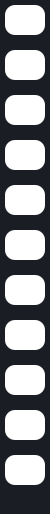
        <widget class="QFrame" name="frame_lateral">
         <property name="minimumSize">
          <size>
           <width>50</width>
           <height>0</height>
          </size>
         </property>
         <property name="maximumSize">
          <size>
           <width>0</width>
           <height>16777215</height>
          </size>
         </property>
         <property name="font">
          <font>
           <weight>75</weight>
           <bold>true</bold>
          </font>
         </property>
         <property name="styleSheet">
          <string notr="true">
background-color: #1a1e24;</string>
         </property>
         <property name="frameShape">
          <enum>QFrame::NoFrame</enum>
         </property>
         <property name="frameShadow">
          <enum>QFrame::Raised</enum>
         </property>
         <layout class="QVBoxLayout" name="verticalLayout_13">
          <property name="spacing">
           <number>15</number>
          </property>
          <property name="leftMargin">
           <number>5</number>
          </property>
          <property name="topMargin">
           <number>5</number>
          </property>
          <property name="rightMargin">
           <number>5</number>
          </property>
          <property name="bottomMargin">
           <number>0</number>
          </property>
          <item>
           <widget class="QPushButton" name="Bt_Inicio">
            <property name="minimumSize">
             <size>
              <width>0</width>
              <height>30</height>
             </size>
            </property>
            <property name="toolTip">
             <string>Tela Inicio</string>
            </property>
            <property name="styleSheet">
             <string notr="true">QPushButton{
border-radius:10px;
background-color: rgb(255, 255, 255);
font: 8pt &quot;MS Shell Dlg 2&quot;;
font-size:12px;
}
QPushButton:hover{
background-color: rgb(157, 157, 157);
}</string>
            </property>
            <property name="text">
             <string/>
            </property>
            <property name="icon">
             <iconset>
              <normaloff>img/inicio.png</normaloff>img/inicio.png</iconset>
            </property>
            <property name="iconSize">
             <size>
              <width>25</width>
              <height>25</height>
             </size>
            </property>
            <property name="shortcut">
             <string/>
            </property>
            <property name="checkable">
             <bool>false</bool>
            </property>
            <property name="autoRepeat">
             <bool>false</bool>
            </property>
            <property name="autoExclusive">
             <bool>false</bool>
            </property>
            <property name="autoDefault">
             <bool>false</bool>
            </property>
            <property name="default">
             <bool>false</bool>
            </property>
            <property name="flat">
             <bool>false</bool>
            </property>
           </widget>
          </item>
          <item>
           <widget class="QPushButton" name="Bt_Vendas">
            <property name="minimumSize">
             <size>
              <width>0</width>
              <height>30</height>
             </size>
            </property>
            <property name="toolTip">
             <string>Tela de vendas</string>
            </property>
            <property name="styleSheet">
             <string notr="true">QPushButton{
background-color: rgb(255, 255, 255);;
font: 8pt &quot;MS Shell Dlg 2&quot;;
font-size:12px;
border-radius:10px;
}
QPushButton:hover{
background-color: rgb(157, 157, 157);
}</string>
            </property>
            <property name="text">
             <string/>
            </property>
            <property name="icon">
             <iconset>
              <normaloff>img/caixa.png</normaloff>img/caixa.png</iconset>
            </property>
            <property name="iconSize">
             <size>
              <width>25</width>
              <height>25</height>
             </size>
            </property>
            <property name="shortcut">
             <string/>
            </property>
            <property name="checkable">
             <bool>false</bool>
            </property>
            <property name="autoRepeat">
             <bool>false</bool>
            </property>
            <property name="autoExclusive">
             <bool>false</bool>
            </property>
            <property name="autoDefault">
             <bool>false</bool>
            </property>
            <property name="default">
             <bool>false</bool>
            </property>
            <property name="flat">
             <bool>false</bool>
            </property>
           </widget>
          </item>
          <item>
           <widget class="QPushButton" name="Bt_Mesas">
            <property name="minimumSize">
             <size>
              <width>0</width>
              <height>30</height>
             </size>
            </property>
            <property name="toolTip">
             <string>Tela de Mesas</string>
            </property>
            <property name="styleSheet">
             <string notr="true">QPushButton{
background-color: rgb(255, 255, 255);;
font: 8pt &quot;MS Shell Dlg 2&quot;;
font-size:11px;
border-radius:10px;
}
QPushButton:hover{
background-color: rgb(157, 157, 157);
}</string>
            </property>
            <property name="text">
             <string/>
            </property>
            <property name="icon">
             <iconset>
              <normaloff>img/Garcon.png</normaloff>img/Garcon.png</iconset>
            </property>
            <property name="iconSize">
             <size>
              <width>25</width>
              <height>25</height>
             </size>
            </property>
            <property name="shortcut">
             <string/>
            </property>
            <property name="checkable">
             <bool>false</bool>
            </property>
            <property name="autoRepeat">
             <bool>false</bool>
            </property>
            <property name="autoExclusive">
             <bool>false</bool>
            </property>
            <property name="autoDefault">
             <bool>false</bool>
            </property>
            <property name="default">
             <bool>false</bool>
            </property>
            <property name="flat">
             <bool>false</bool>
            </property>
           </widget>
          </item>
          <item>
           <widget class="QPushButton" name="Bt_Clientes">
            <property name="minimumSize">
             <size>
              <width>0</width>
              <height>30</height>
             </size>
            </property>
            <property name="toolTip">
             <string>Tela de Clientes</string>
            </property>
            <property name="styleSheet">
             <string notr="true">QPushButton{
background-color: rgb(255, 255, 255);;
font: 8pt &quot;MS Shell Dlg 2&quot;;
font-size:12px;
border-radius:10px;
}
QPushButton:hover{
background-color: rgb(157, 157, 157);
}</string>
            </property>
            <property name="text">
             <string/>
            </property>
            <property name="icon">
             <iconset>
              <normaloff>img/clientes.png</normaloff>img/clientes.png</iconset>
            </property>
            <property name="iconSize">
             <size>
              <width>25</width>
              <height>25</height>
             </size>
            </property>
            <property name="shortcut">
             <string/>
            </property>
            <property name="checkable">
             <bool>false</bool>
            </property>
            <property name="autoRepeat">
             <bool>false</bool>
            </property>
            <property name="autoExclusive">
             <bool>false</bool>
            </property>
            <property name="autoDefault">
             <bool>false</bool>
            </property>
            <property name="default">
             <bool>false</bool>
            </property>
            <property name="flat">
             <bool>false</bool>
            </property>
           </widget>
          </item>
          <item>
           <widget class="QPushButton" name="Bt_Produtos">
            <property name="minimumSize">
             <size>
              <width>0</width>
              <height>30</height>
             </size>
            </property>
            <property name="toolTip">
             <string>Tela de Produtos</string>
            </property>
            <property name="styleSheet">
             <string notr="true">QPushButton{
background-color: rgb(255, 255, 255);;
font: 8pt &quot;MS Shell Dlg 2&quot;;
font-size:12px;
border-radius:10px;
}
QPushButton:hover{
background-color: rgb(157, 157, 157);
}</string>
            </property>
            <property name="text">
             <string/>
            </property>
            <property name="icon">
             <iconset>
              <normaloff>img/produtos-.png</normaloff>img/produtos-.png</iconset>
            </property>
            <property name="iconSize">
             <size>
              <width>25</width>
              <height>25</height>
             </size>
            </property>
            <property name="shortcut">
             <string/>
            </property>
            <property name="checkable">
             <bool>false</bool>
            </property>
            <property name="autoRepeat">
             <bool>false</bool>
            </property>
            <property name="autoExclusive">
             <bool>false</bool>
            </property>
            <property name="autoDefault">
             <bool>false</bool>
            </property>
            <property name="default">
             <bool>false</bool>
            </property>
            <property name="flat">
             <bool>false</bool>
            </property>
           </widget>
          </item>
          <item>
           <widget class="QPushButton" name="Bt_Relatorio">
            <property name="minimumSize">
             <size>
              <width>0</width>
              <height>30</height>
             </size>
            </property>
            <property name="toolTip">
             <string>Tela de Relatório</string>
            </property>
            <property name="styleSheet">
             <string notr="true">QPushButton{
background-color: rgb(255, 255, 255);;
font: 8pt &quot;MS Shell Dlg 2&quot;;
font-size:12px;
border-radius:10px;
}
QPushButton:hover{
background-color: rgb(157, 157, 157);
}</string>
            </property>
            <property name="text">
             <string/>
            </property>
            <property name="icon">
             <iconset>
              <normaloff>img/relatoriod.png</normaloff>img/relatoriod.png</iconset>
            </property>
            <property name="iconSize">
             <size>
              <width>25</width>
              <height>25</height>
             </size>
            </property>
            <property name="shortcut">
             <string/>
            </property>
            <property name="checkable">
             <bool>false</bool>
            </property>
            <property name="autoRepeat">
             <bool>false</bool>
            </property>
            <property name="autoExclusive">
             <bool>false</bool>
            </property>
            <property name="autoDefault">
             <bool>false</bool>
            </property>
            <property name="default">
             <bool>false</bool>
            </property>
            <property name="flat">
             <bool>false</bool>
            </property>
           </widget>
          </item>
          <item>
           <widget class="QPushButton" name="Bt_Fornecedores">
            <property name="minimumSize">
             <size>
              <width>0</width>
              <height>30</height>
             </size>
            </property>
            <property name="toolTip">
             <string>Tela de Fornecedores</string>
            </property>
            <property name="styleSheet">
             <string notr="true">QPushButton{
background-color: rgb(255, 255, 255);;
font: 8pt &quot;MS Shell Dlg 2&quot;;
font-size:11px;
border-radius:10px;
}
QPushButton:hover{
background-color: rgb(157, 157, 157);
}</string>
            </property>
            <property name="text">
             <string/>
            </property>
            <property name="icon">
             <iconset>
              <normaloff>img/fornecedores.png</normaloff>img/fornecedores.png</iconset>
            </property>
            <property name="iconSize">
             <size>
              <width>20</width>
              <height>25</height>
             </size>
            </property>
            <property name="shortcut">
             <string/>
            </property>
            <property name="checkable">
             <bool>false</bool>
            </property>
            <property name="autoRepeat">
             <bool>false</bool>
            </property>
            <property name="autoExclusive">
             <bool>false</bool>
            </property>
            <property name="autoDefault">
             <bool>false</bool>
            </property>
            <property name="default">
             <bool>false</bool>
            </property>
            <property name="flat">
             <bool>false</bool>
            </property>
           </widget>
          </item>
          <item>
           <widget class="QPushButton" name="Bt_Usuarios">
            <property name="minimumSize">
             <size>
              <width>0</width>
              <height>30</height>
             </size>
            </property>
            <property name="toolTip">
             <string>Tela de Usuários</string>
            </property>
            <property name="styleSheet">
             <string notr="true">QPushButton{
background-color: rgb(255, 255, 255);;
font: 8pt &quot;MS Shell Dlg 2&quot;;
font-size:12px;
border-radius:10px;
}
QPushButton:hover{
background-color: rgb(157, 157, 157);
}</string>
            </property>
            <property name="text">
             <string/>
            </property>
            <property name="icon">
             <iconset>
              <normaloff>img/adduser_.png</normaloff>img/adduser_.png</iconset>
            </property>
            <property name="iconSize">
             <size>
              <width>25</width>
              <height>25</height>
             </size>
            </property>
            <property name="shortcut">
             <string/>
            </property>
            <property name="checkable">
             <bool>false</bool>
            </property>
            <property name="autoRepeat">
             <bool>false</bool>
            </property>
            <property name="autoExclusive">
             <bool>false</bool>
            </property>
            <property name="autoDefault">
             <bool>false</bool>
            </property>
            <property name="default">
             <bool>false</bool>
            </property>
            <property name="flat">
             <bool>false</bool>
            </property>
           </widget>
          </item>
          <item>
           <widget class="QPushButton" name="Bt_Suporte">
            <property name="minimumSize">
             <size>
              <width>0</width>
              <height>30</height>
             </size>
            </property>
            <property name="toolTip">
             <string>Tela de Suporte</string>
            </property>
            <property name="styleSheet">
             <string notr="true">QPushButton{
background-color: rgb(255, 255, 255);;
font: 8pt &quot;MS Shell Dlg 2&quot;;
font-size:12px;
border-radius:10px;
}
QPushButton:hover{
background-color: rgb(157, 157, 157);
}</string>
            </property>
            <property name="text">
             <string/>
            </property>
            <property name="icon">
             <iconset>
              <normaloff>img/Suporte copiar.png</normaloff>img/Suporte copiar.png</iconset>
            </property>
            <property name="iconSize">
             <size>
              <width>25</width>
              <height>25</height>
             </size>
            </property>
            <property name="shortcut">
             <string/>
            </property>
            <property name="checkable">
             <bool>false</bool>
            </property>
            <property name="autoRepeat">
             <bool>false</bool>
            </property>
            <property name="autoExclusive">
             <bool>false</bool>
            </property>
            <property name="autoDefault">
             <bool>false</bool>
            </property>
            <property name="default">
             <bool>false</bool>
            </property>
            <property name="flat">
             <bool>false</bool>
            </property>
           </widget>
          </item>
          <item>
           <widget class="QPushButton" name="Bt_Configuracao">
            <property name="minimumSize">
             <size>
              <width>0</width>
              <height>30</height>
             </size>
            </property>
            <property name="toolTip">
             <string>Tela de Suporte</string>
            </property>
            <property name="styleSheet">
             <string notr="true">QPushButton{
background-color: rgb(255, 255, 255);;
font: 8pt &quot;MS Shell Dlg 2&quot;;
font-size:12px;
border-radius:10px;
}
QPushButton:hover{
background-color: rgb(157, 157, 157);
}</string>
            </property>
            <property name="text">
             <string/>
            </property>
            <property name="icon">
             <iconset>
              <normaloff>img/config.png</normaloff>img/config.png</iconset>
            </property>
            <property name="iconSize">
             <size>
              <width>25</width>
              <height>25</height>
             </size>
            </property>
            <property name="shortcut">
             <string/>
            </property>
            <property name="checkable">
             <bool>false</bool>
            </property>
            <property name="autoRepeat">
             <bool>false</bool>
            </property>
            <property name="autoExclusive">
             <bool>false</bool>
            </property>
            <property name="autoDefault">
             <bool>false</bool>
            </property>
            <property name="default">
             <bool>false</bool>
            </property>
            <property name="flat">
             <bool>false</bool>
            </property>
           </widget>
          </item>
          <item>
           <widget class="QPushButton" name="Bt_Sair">
            <property name="minimumSize">
             <size>
              <width>0</width>
              <height>30</height>
             </size>
            </property>
            <property name="maximumSize">
             <size>
              <width>16777215</width>
              <height>30</height>
             </size>
            </property>
            <property name="toolTip">
             <string>Sair do Sistema</string>
            </property>
            <property name="styleSheet">
             <string notr="true">QPushButton{
background-color: rgb(255, 255, 255);;
font: 8pt &quot;MS Shell Dlg 2&quot;;
font-size:12px;
border-radius:10px;
}
QPushButton:hover{
background-color: rgb(157, 157, 157);
}</string>
            </property>
            <property name="text">
             <string/>
            </property>
            <property name="icon">
             <iconset>
              <normaloff>img/sair.png</normaloff>img/sair.png</iconset>
            </property>
            <property name="iconSize">
             <size>
              <width>25</width>
              <height>25</height>
             </size>
            </property>
            <property name="shortcut">
             <string/>
            </property>
            <property name="checkable">
             <bool>false</bool>
            </property>
            <property name="autoRepeat">
             <bool>false</bool>
            </property>
            <property name="autoExclusive">
             <bool>false</bool>
            </property>
            <property name="autoDefault">
             <bool>false</bool>
            </property>
            <property name="default">
             <bool>false</bool>
            </property>
            <property name="flat">
             <bool>false</bool>
            </property>
           </widget>
          </item>
          <item>
           <widget class="QLabel" name="label_23">
            <property name="styleSheet">
             <string notr="true">color: rgb(255, 255, 255);
background-color:1CB5E0;</string>
            </property>
            <property name="text">
             <string/>
            </property>
            <property name="alignment">
             <set>Qt::AlignCenter</set>
            </property>
           </widget>
          </item>
         </layout>
        </widget>
